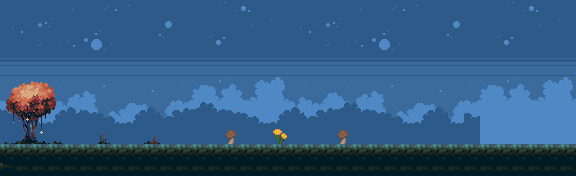

Below is a game level as drawn by its tile map, then a one-line description and the .tmx file that defines it, in full:
An orthogonal 36x11 tile map with 16x16 px tiles, 5 tile layers (Background, ForeBackground, Ground, Objects, ...), 4 tilesets.

<map version="1.10" tiledversion="1.11.2" orientation="orthogonal" renderorder="right-down" width="36" height="11" tilewidth="16" tileheight="16" infinite="0" nextlayerid="6" nextobjectid="1">
 <tileset firstgid="1" name="background_0" tilewidth="16" tileheight="16" tilecount="198" columns="18">
  <image source="场景素材/stringstar fields/background_0.png" width="288" height="180" />
 </tileset>
 <tileset firstgid="199" name="tileset" tilewidth="16" tileheight="16" tilecount="198" columns="18">
  <image source="场景素材/stringstar fields/tileset.png" width="288" height="176" />
 </tileset>
 <tileset firstgid="397" name="background_1" tilewidth="16" tileheight="16" tilecount="198" columns="18">
  <image source="场景素材/stringstar fields/background_1.png" width="288" height="180" />
 </tileset>
 <tileset firstgid="595" name="global" tilewidth="16" tileheight="16" tilecount="6" columns="3">
  <image source="场景素材/nature free/global.png" width="48" height="32" />
 </tileset>
 <layer id="1" name="Background" width="36" height="11">
  <data encoding="csv">
1,2,3,4,5,6,7,8,9,10,11,12,13,14,15,16,17,18,1,2,3,4,5,6,7,8,9,10,11,12,13,14,15,16,17,18,
19,20,21,22,23,24,25,26,27,28,29,30,31,32,33,34,35,36,19,20,21,22,23,24,25,26,27,28,29,30,31,32,33,34,35,36,
37,38,39,40,41,42,43,44,45,46,47,48,49,50,51,52,53,54,37,38,39,40,41,42,43,44,45,46,47,48,49,50,51,52,53,54,
55,56,57,58,59,60,61,62,63,64,65,66,67,68,69,70,71,72,55,56,57,58,59,60,61,62,63,64,65,66,67,68,69,70,71,72,
73,74,75,76,77,78,79,80,81,82,83,84,85,86,87,88,89,90,73,74,75,76,77,78,79,80,81,82,83,84,85,86,87,88,89,90,
91,92,93,94,95,96,97,98,99,100,101,102,103,104,105,106,107,108,91,92,93,94,95,96,97,98,99,100,101,102,103,104,105,106,107,108,
109,110,111,112,113,114,115,116,117,118,119,120,121,122,123,124,125,126,109,110,111,112,113,114,115,116,117,118,119,120,121,122,123,124,125,126,
127,128,129,130,131,132,133,134,135,136,137,138,139,140,141,142,143,144,127,128,129,130,131,132,133,134,135,136,137,138,139,140,141,142,143,144,
145,146,147,148,149,150,151,152,153,154,155,156,157,158,159,160,161,162,145,146,147,148,149,150,151,152,153,154,155,156,157,158,159,160,161,162,
163,164,165,166,167,168,169,170,171,172,173,174,175,176,177,178,179,180,163,164,165,166,167,168,169,170,171,172,173,174,175,176,177,178,179,180,
181,182,183,184,185,186,187,188,189,190,191,192,193,194,195,196,197,198,181,182,183,184,185,186,187,188,189,190,191,192,193,194,195,196,197,198
</data>
 </layer>
 <layer id="4" name="ForeBackground" width="36" height="11">
  <data encoding="csv">
0,0,0,0,0,0,0,0,0,0,0,0,0,0,0,0,0,0,0,0,0,0,0,0,0,0,0,0,0,0,0,0,0,0,0,0,
0,0,0,0,0,0,0,0,0,0,0,0,0,0,0,0,0,0,0,0,0,0,0,0,0,0,0,0,0,0,0,0,0,0,0,0,
0,0,0,0,0,0,0,0,0,0,0,0,0,0,0,0,0,0,0,0,0,0,0,0,0,0,0,0,0,0,0,0,0,0,0,0,
0,0,0,0,0,0,0,0,0,0,0,0,0,0,0,0,0,0,0,0,0,0,0,0,0,0,0,0,0,0,0,0,0,0,0,0,
0,0,0,0,0,0,0,0,0,0,0,0,0,0,0,0,0,0,0,0,0,0,0,0,0,0,0,0,0,0,0,0,0,0,0,0,
0,0,0,0,0,0,0,0,0,0,0,0,0,0,0,0,0,0,0,0,0,0,0,0,0,0,0,0,0,0,0,0,0,0,0,0,
527,528,529,530,531,527,528,529,530,531,523,524,525,526,527,528,529,530,531,523,524,525,526,527,528,529,530,531,0,0,0,0,0,0,0,0,
545,546,547,548,549,545,546,547,548,549,541,542,543,544,545,546,547,548,549,541,542,543,544,545,546,547,548,549,547,546,0,0,0,0,0,0,
563,564,565,566,567,563,564,565,566,567,559,560,561,562,563,564,565,566,567,559,560,561,562,563,564,565,566,567,565,566,0,0,0,0,0,0,
581,582,583,584,585,581,582,583,584,585,577,578,579,580,581,582,583,584,585,577,578,579,580,581,582,583,584,585,0,0,0,0,0,0,0,0,
0,0,0,0,0,0,0,0,0,0,0,0,0,0,0,0,0,0,0,0,0,0,0,0,0,0,0,0,0,0,0,0,0,0,0,0
</data>
 </layer>
 <layer id="2" name="Ground" width="36" height="11">
  <data encoding="csv">
0,0,0,0,0,0,0,0,0,0,0,0,0,0,0,0,0,0,0,0,0,0,0,0,0,0,0,0,0,0,0,0,0,0,0,0,
0,0,0,0,0,0,0,0,0,0,0,0,0,0,0,0,0,0,0,0,0,0,0,0,0,0,0,0,0,0,0,0,0,0,0,0,
0,0,0,0,0,0,0,0,0,0,0,0,0,0,0,0,0,0,0,0,0,0,0,0,0,0,0,0,0,0,0,0,0,0,0,0,
0,0,0,0,0,0,0,0,0,0,0,0,0,0,0,0,0,0,0,0,0,0,0,0,0,0,0,0,0,0,0,0,0,0,0,0,
0,0,0,0,0,0,0,0,0,0,0,0,0,0,0,0,0,0,0,0,0,0,0,0,0,0,0,0,0,0,0,0,0,0,0,0,
0,0,0,0,0,0,0,0,0,0,0,0,0,0,0,0,0,0,0,0,0,0,0,0,0,0,0,0,0,0,0,0,0,0,0,0,
0,0,0,0,0,0,0,0,0,0,0,0,0,0,0,0,0,0,0,0,0,0,0,0,0,0,0,0,0,0,0,0,0,0,0,0,
0,0,0,0,0,0,0,0,0,0,0,0,0,0,0,0,0,0,0,0,0,0,0,0,0,0,0,0,0,0,0,0,0,0,0,0,
0,0,0,0,0,0,0,0,0,0,0,0,0,0,0,0,0,0,0,0,0,0,0,0,0,0,0,0,0,0,0,0,0,0,0,0,
369,369,369,369,369,369,369,369,369,369,369,369,369,369,369,369,369,369,369,369,369,369,369,369,369,369,369,369,369,369,369,369,369,369,369,369,
388,382,382,382,382,382,382,382,382,382,382,382,382,382,382,382,382,382,382,382,382,382,382,382,382,382,382,382,382,382,382,382,382,382,382,382
</data>
 </layer>
 <layer id="3" name="Objects" width="36" height="11">
  <data encoding="csv">
0,0,0,0,0,0,0,0,0,0,0,0,0,0,0,0,0,0,0,0,0,0,0,0,0,0,0,0,0,0,0,0,0,0,0,0,
0,0,0,0,0,0,0,0,0,0,0,0,0,0,0,0,0,0,0,0,0,0,0,0,0,0,0,0,0,0,0,0,0,0,0,0,
0,0,0,0,0,0,0,0,0,0,0,0,0,0,0,0,0,0,0,0,0,0,0,0,0,0,0,0,0,0,0,0,0,0,0,0,
0,0,0,0,0,0,0,0,0,0,0,0,0,0,0,0,0,0,0,0,0,0,0,0,0,0,0,0,0,0,0,0,0,0,0,0,
0,0,0,0,0,0,0,0,0,0,0,0,0,0,0,0,0,0,0,0,0,0,0,0,0,0,0,0,0,0,0,0,0,0,0,0,
289,290,291,292,0,0,0,0,0,0,0,0,0,0,0,0,0,0,0,0,0,0,0,0,0,0,0,0,0,0,0,0,0,0,0,0,
307,308,309,310,0,0,0,0,0,0,0,0,0,0,0,0,0,0,0,0,0,0,0,0,0,0,0,0,0,0,0,0,0,0,0,0,
325,326,327,328,0,0,0,0,0,0,0,0,0,0,0,0,0,0,0,0,0,0,0,0,0,0,0,0,0,0,0,0,0,0,0,0,
343,344,345,346,0,0,352,0,0,334,0,0,0,0,0,0,0,0,0,0,0,0,0,0,0,0,0,0,0,0,0,0,0,0,0,0,
0,0,0,0,0,0,0,0,0,0,0,0,0,0,0,0,0,0,0,0,0,0,0,0,0,0,0,0,0,0,0,0,0,0,0,0,
0,0,0,0,0,0,0,0,0,0,0,0,0,0,0,0,0,0,0,0,0,0,0,0,0,0,0,0,0,0,0,0,0,0,0,0
</data>
 </layer>
 <layer id="5" name="Interactable" width="36" height="11">
  <data encoding="csv">
0,0,0,0,0,0,0,0,0,0,0,0,0,0,0,0,0,0,0,0,0,0,0,0,0,0,0,0,0,0,0,0,0,0,0,0,
0,0,0,0,0,0,0,0,0,0,0,0,0,0,0,0,0,0,0,0,0,0,0,0,0,0,0,0,0,0,0,0,0,0,0,0,
0,0,0,0,0,0,0,0,0,0,0,0,0,0,0,0,0,0,0,0,0,0,0,0,0,0,0,0,0,0,0,0,0,0,0,0,
0,0,0,0,0,0,0,0,0,0,0,0,0,0,0,0,0,0,0,0,0,0,0,0,0,0,0,0,0,0,0,0,0,0,0,0,
0,0,0,0,0,0,0,0,0,0,0,0,0,0,0,0,0,0,0,0,0,0,0,0,0,0,0,0,0,0,0,0,0,0,0,0,
0,0,0,0,0,0,0,0,0,0,0,0,0,0,0,0,0,0,0,0,0,0,0,0,0,0,0,0,0,0,0,0,0,0,0,0,
0,0,0,0,0,0,0,0,0,0,0,0,0,0,0,0,0,0,0,0,0,0,0,0,0,0,0,0,0,0,0,0,0,0,0,0,
0,0,0,0,0,0,0,0,0,0,0,0,0,0,0,0,0,0,0,0,0,0,0,0,0,0,0,0,0,0,0,0,0,0,0,0,
0,0,0,0,0,0,0,0,0,0,0,0,0,0,598,0,0,597,0,0,0,598,0,0,0,0,0,0,0,0,0,0,0,0,0,0,
0,0,0,0,0,0,0,0,0,0,0,0,0,0,0,0,0,0,0,0,0,0,0,0,0,0,0,0,0,0,0,0,0,0,0,0,
0,0,0,0,0,0,0,0,0,0,0,0,0,0,0,0,0,0,0,0,0,0,0,0,0,0,0,0,0,0,0,0,0,0,0,0
</data>
 </layer>
</map>
